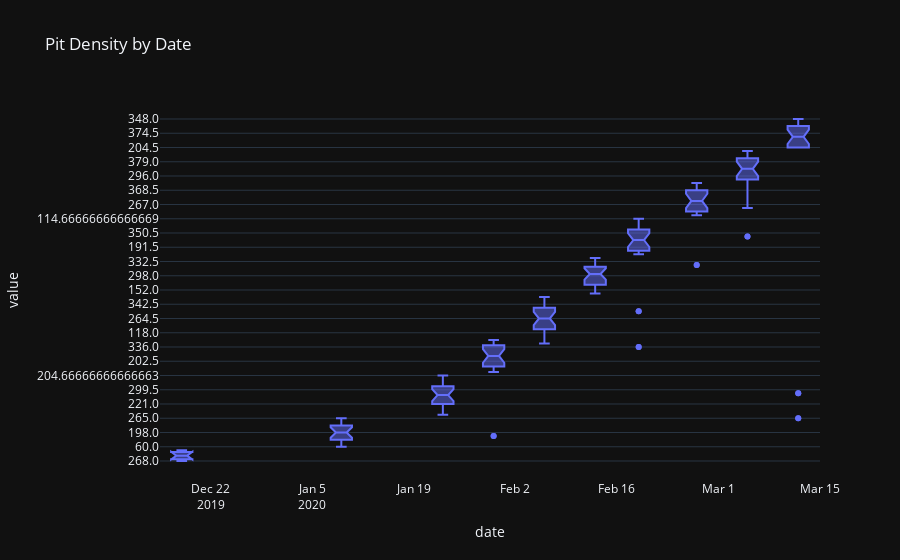

Notebook source saved alongside this figure:
### Code cell
# Show more detail by using a box plot
fig = px.box(df, x='date', y='value', notched=True, title='Pit Density by Date')
fig.update_traces(hoverinfo='y+name')
fig.update_layout(template='plotly_dark')

# alternative matplotlib code
# df.boxplot(by='date', column='value')
# plt.title('Density Distribution for Banner by Date')
# plt.suptitle('')  # Suppress the automatic title
# plt.xlabel('Date')
# plt.ylabel('Value')
# plt.show()

### Figure 1 — Plotly figure (JSON) as saved in the notebook; plotly's stock layout.template omitted (floating-point values rounded to 4 significant figures; data arrays with more than 128 entries replaced by an {"elided": "..."} marker saying what was removed)
{"data": [{"alignmentgroup": "True", "hoverinfo": "y+name", "hovertemplate": "date=%{x}<br>value=%{y}<extra></extra>", "legendgroup": "", "marker": {"color": "#636efa"}, "name": "", "notched": true, "offsetgroup": "", "orientation": "v", "showlegend": false, "type": "box", "x": {"elided": "218 str values"}, "x0": " ", "xaxis": "x", "y": {"elided": "218 str values"}, "y0": " ", "yaxis": "y"}], "layout": {"boxmode": "group", "legend": {"tracegroupgap": 0}, "title": {"text": "Pit Density by Date"}, "xaxis": {"anchor": "y", "domain": [0, 1], "title": {"text": "date"}}, "yaxis": {"anchor": "x", "domain": [0, 1], "title": {"text": "value"}}}}
